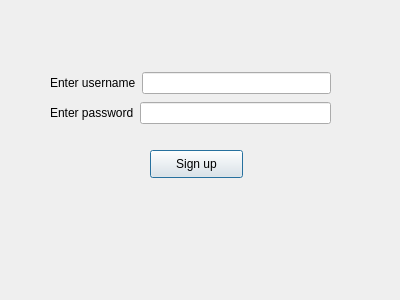
<?xml version="1.0" encoding="UTF-8"?>
<ui version="4.0">
 <class>signUpWindow</class>
 <widget class="QDialog" name="signUpWindow">
  <property name="geometry">
   <rect>
    <x>0</x>
    <y>0</y>
    <width>400</width>
    <height>300</height>
   </rect>
  </property>
  <property name="windowTitle">
   <string>Sign Up</string>
  </property>
  <widget class="QPushButton" name="pushButton_signUp">
   <property name="geometry">
    <rect>
     <x>150</x>
     <y>150</y>
     <width>93</width>
     <height>28</height>
    </rect>
   </property>
   <property name="text">
    <string>Sign up</string>
   </property>
  </widget>
  <widget class="QWidget" name="">
   <property name="geometry">
    <rect>
     <x>50</x>
     <y>70</y>
     <width>281</width>
     <height>57</height>
    </rect>
   </property>
   <layout class="QVBoxLayout" name="verticalLayout">
    <item>
     <layout class="QHBoxLayout" name="horizontalLayout">
      <item>
       <widget class="QLabel" name="label_enterUsername">
        <property name="text">
         <string>Enter username</string>
        </property>
       </widget>
      </item>
      <item>
       <widget class="QLineEdit" name="lineEdit_entrUsnm"/>
      </item>
     </layout>
    </item>
    <item>
     <layout class="QHBoxLayout" name="horizontalLayout_2">
      <item>
       <widget class="QLabel" name="label_enterPassword">
        <property name="text">
         <string>Enter password</string>
        </property>
       </widget>
      </item>
      <item>
       <widget class="QLineEdit" name="lineEdit_entrPsswd"/>
      </item>
     </layout>
    </item>
   </layout>
  </widget>
 </widget>
 <resources/>
 <connections/>
</ui>
